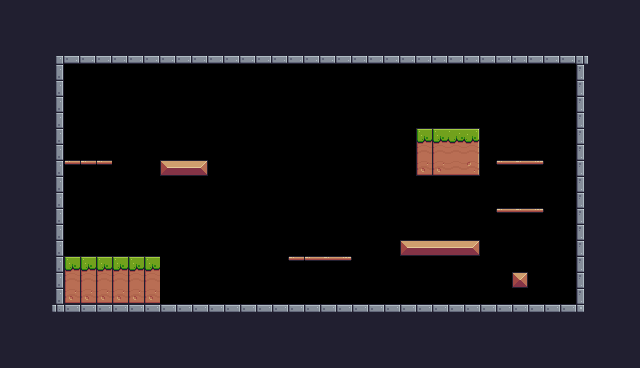

This game map was drawn from its Tiled (.tmx) file and the tilesets committed beside it. A one-line description and the full map source follow:
An orthogonal 40x23 tile map with 16x16 px tiles, 1 tile layer (Background) and 26 objects (8x Fruit, 4x Platform, 3x Saw, Player, Checkpoint).

<map version="1.10" tiledversion="1.10.2" orientation="orthogonal" renderorder="right-down" width="40" height="23" tilewidth="16" tileheight="16" infinite="0" nextlayerid="4" nextobjectid="38">
 <tileset firstgid="1" source="Pixel Adventure.tsx" />
 <layer id="1" name="Background" width="40" height="23">
  <properties>
   <property name="BackgroundColor" value="Blue" />
  </properties>
  <data encoding="csv">
24,24,24,24,24,24,24,24,24,24,24,24,24,24,24,24,24,24,24,24,24,24,24,24,24,24,24,24,24,24,24,24,24,24,24,24,24,24,24,24,
24,24,24,24,24,24,24,24,24,24,24,24,24,24,24,24,24,24,24,24,24,24,24,24,24,24,24,24,24,24,24,24,24,24,24,24,24,24,24,24,
24,24,24,24,24,24,24,24,24,24,24,24,24,24,24,24,24,24,24,24,24,24,24,24,24,24,24,24,24,24,24,24,24,24,24,24,24,24,24,24,
24,24,24,4,46,46,46,46,46,46,46,46,46,46,46,46,46,46,46,46,46,46,46,46,46,46,46,46,46,46,46,46,46,46,46,46,5,24,24,24,
24,24,24,25,0,0,0,0,0,0,0,0,0,0,0,0,0,0,0,0,0,0,0,0,0,0,0,0,0,0,0,0,0,0,0,0,23,24,24,24,
24,24,24,25,0,0,0,0,0,0,0,0,0,0,0,0,0,0,0,0,0,0,0,0,0,0,0,0,0,0,0,0,0,0,0,0,23,24,24,24,
24,24,24,25,0,0,0,0,0,0,0,0,0,0,0,0,0,0,0,0,0,0,0,0,0,0,0,0,0,0,0,0,0,0,0,0,23,24,24,24,
24,24,24,25,0,0,0,0,0,0,0,0,0,0,0,0,0,0,0,0,0,0,0,0,0,0,0,0,0,0,0,0,0,0,0,0,23,24,24,24,
24,24,24,25,0,0,0,0,0,0,0,0,0,0,0,0,0,0,0,0,0,0,0,0,0,0,7,7,8,9,0,0,0,0,0,0,23,24,24,24,
24,24,24,25,0,0,0,0,0,0,0,0,0,0,0,0,0,0,0,0,0,0,0,0,0,0,29,29,30,31,0,0,0,0,0,0,23,24,24,24,
24,24,112,25,40,40,40,0,0,0,13,14,15,0,0,0,0,0,0,0,0,0,0,0,0,0,51,51,52,53,0,40,41,42,0,0,23,24,24,24,
24,24,112,25,0,0,0,0,0,0,0,0,0,0,0,0,0,0,0,0,0,0,0,0,0,0,0,0,0,0,0,0,0,0,0,0,23,24,24,24,
24,24,112,25,0,0,0,0,0,0,0,0,0,0,0,0,0,0,0,0,0,0,0,0,0,0,0,0,0,0,0,0,0,0,0,0,23,24,24,24,
24,24,112,25,0,0,0,0,0,0,0,0,0,0,0,0,0,0,0,0,0,0,0,0,0,0,0,0,0,0,0,40,41,42,0,0,23,24,24,24,
24,24,112,25,0,0,0,0,0,0,0,0,0,0,0,0,0,0,0,0,0,0,0,0,0,0,0,0,0,0,0,0,0,0,0,0,23,24,24,24,
24,24,24,25,0,0,0,0,0,0,0,0,0,0,0,0,0,0,0,0,0,0,0,0,0,13,14,14,14,15,0,0,0,0,0,0,23,24,24,24,
24,24,24,25,7,7,7,7,7,7,0,0,0,0,0,0,0,0,40,40,41,42,0,0,0,0,0,0,0,0,0,0,0,0,0,0,23,24,24,24,
24,24,24,25,29,29,29,29,29,29,0,0,0,0,0,0,0,0,0,0,0,0,0,0,0,0,0,0,0,0,0,0,35,0,0,0,23,24,24,24,
24,24,24,25,51,51,51,51,51,51,0,0,0,0,0,0,0,0,0,0,0,0,0,0,0,0,0,0,0,0,0,0,0,0,0,0,23,24,24,24,
24,24,24,26,2,2,2,2,2,2,2,2,2,2,2,2,2,2,2,2,2,2,2,2,2,2,2,2,2,2,2,2,2,2,2,2,27,24,24,24,
24,24,24,24,24,24,24,24,24,24,24,24,24,24,24,24,24,24,24,24,24,24,24,24,24,24,24,24,24,24,24,24,24,24,24,24,24,24,24,24,
24,24,24,24,24,24,24,24,24,24,24,24,24,24,24,24,24,24,24,24,24,24,24,24,24,24,24,24,24,24,24,24,24,24,24,24,24,24,24,24,
24,24,24,24,24,24,24,24,24,24,24,24,24,24,24,24,24,24,24,24,24,24,24,24,24,24,24,24,24,24,24,24,24,24,24,24,24,24,24,24
</data>
 </layer>
 <objectgroup id="3" name="Collisions">
  <object id="11" x="48" y="52" width="16" height="260" />
  <object id="12" x="52" y="42" width="535" height="20" />
  <object id="14" x="578" y="53" width="16" height="260" />
  <object id="15" x="47" y="302" width="543" height="14" />
  <object id="17" x="160" y="159" width="48" height="16" />
  <object id="18" x="400" y="240" width="79" height="17" />
  <object id="19" x="62" y="255" width="99" height="53" />
  <object id="20" x="417" y="128" width="63" height="47" />
  <object id="21" type="Platform" x="65" y="156" width="47" height="18" />
  <object id="22" type="Platform" x="496" y="159" width="48" height="15" />
  <object id="23" type="Platform" x="496" y="207" width="49" height="14" />
  <object id="24" type="Platform" x="288" y="254" width="63" height="13" />
  <object id="36" x="513" y="273" width="15" height="14" />
 </objectgroup>
 <objectgroup id="2" name="Spawnpoints">
  <object id="1" name="Player" type="Player" x="68" y="124" width="32" height="32" />
  <object id="2" type="Saw" x="300" y="271.667" width="32" height="32">
   <properties>
    <property name="isVertical" type="bool" value="false" />
    <property name="offNeg" type="float" value="7" />
    <property name="offPos" type="float" value="7" />
   </properties>
  </object>
  <object id="4" type="Saw" x="252" y="149.333" width="32" height="32">
   <properties>
    <property name="isVertical" type="bool" value="true" />
    <property name="offNeg" type="float" value="4" />
    <property name="offPos" type="float" value="2" />
   </properties>
  </object>
  <object id="5" type="Saw" x="420" y="224" width="32" height="32">
   <properties>
    <property name="isVertical" type="bool" value="false" />
    <property name="offNeg" type="float" value="0" />
    <property name="offPos" type="float" value="0" />
   </properties>
  </object>
  <object id="27" name="Apple" type="Fruit" x="168" y="127" width="32" height="32" />
  <object id="28" name="Orange" type="Fruit" x="80" y="220" width="32" height="32" />
  <object id="29" name="Orange" type="Fruit" x="112" y="220" width="32" height="32" />
  <object id="30" name="Cherries" type="Fruit" x="288" y="224" width="32" height="32" />
  <object id="31" name="Cherries" type="Fruit" x="320" y="222" width="32" height="32" />
  <object id="32" name="Cherries" type="Fruit" x="302" y="190" width="32" height="32" />
  <object id="33" name="Apple" type="Fruit" x="502" y="175" width="32" height="32" />
  <object id="34" name="Apple" type="Fruit" x="503" y="126" width="33" height="32" />
  <object id="35" type="Checkpoint" x="416" y="62" width="64" height="64" />
 </objectgroup>
</map>
